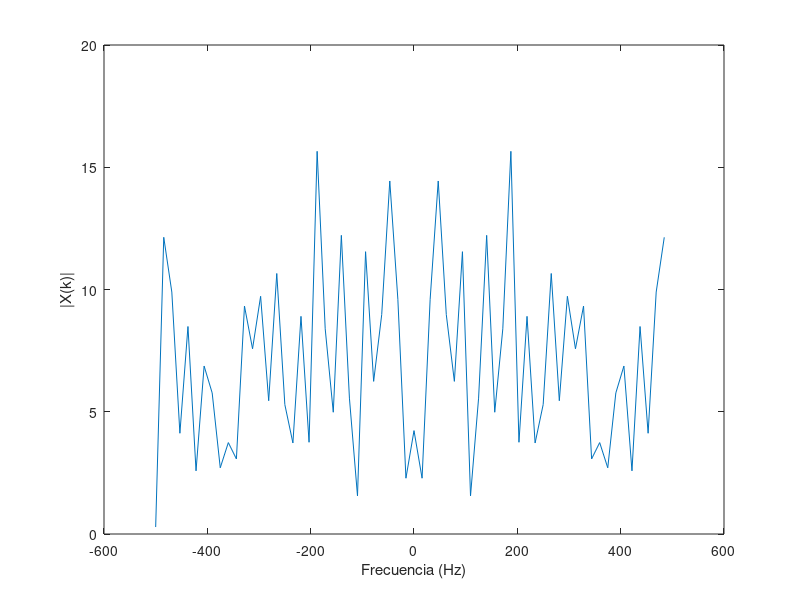

Write the MATLAB code that produced this figure. (Note: this script raises an error after producing the figure.)
%%%%%%%%%%%%%%%%%%%%%%%%%%%%%%%%%%%%%%%%%%%%%%%%%%%%%%%%%%%%
%%%%%%%%%%%%%%  PARTE 1: Convolución Circular %%%%%%%%%%%%%%
%%%%%%%%%%%%%%%%%%%%%%%%%%%%%%%%%%%%%%%%%%%%%%%%%%%%%%%%%%%%

% PREGUNTA 1

% Parámetros
N = 64;        % Longitud de x[n], puede ajustarse
Ts = 1e-3;     % Periodo de muestreo

% Generar señal aleatoria x[n]
x = randn(N, 1);

% Calcular su espectro X(k)
X = fftshift(fft(x));

% Vector de frecuencia para graficar
Fs = 1/Ts;
f = (-N/2:N/2-1)*(Fs/N);

% Graficar el espectro de x[n]
figure;
plot(f, abs(X));
xlabel("Frecuencia (Hz)");
ylabel("|X(k)|");
xline(0)
title("Espectro de x[n]");


% PREGUNTA 2

% Respuesta al impulso del canal h[n]
h = [-0.1, 0.3, -0.5, 0.7, -0.9, 0.7, -0.5, 0.3, -0.1]';

% Llenar con ceros h[n] hasta longitud N
h_padded = [h; zeros(N - length(h), 1)];

% Calcular su espectro H(k)
H = fftshift(fft(h_padded));

% Graficar el espectro de h[n]
figure;
plot(f, abs(H));
xlabel("Frecuencia (Hz)");
ylabel("|H(k)|");
title("Espectro de h[n]");


% PREGUNTA 3

% Convolución lineal
y = conv(x, h);

% Calcular su FFT de N puntos
Y = fftshift(fft(y, N));

% Graficar el espectro de y[n]
figure;
plot(f, abs(Y));
xlabel("Frecuencia (Hz)");
ylabel("|Y_L(k)|");
title("Espectro de y_L[n] (Convolución Lineal)");


% PREGUNTA 4

% Convolución circular
yc = cconv(x, h, N);  % Convolución circular de N puntos

% Calcular su espectro Yc(k)
Yc = fftshift(fft(yc));

% Graficar el espectro de yc[n]
figure;
plot(f, abs(Yc));
xlabel("Frecuencia (Hz)");
ylabel("|Y_c(k)|");
title("Espectro de y_c[n] (Convolución Circular)");


% PREGUNTA 5

% Calcular el producto X(k) * H(k)
XH = X .* H;

% Comparación entre X(k)*H(k) y Y(k)
figure;
subplot(1,2,1);
plot(f, abs(XH), f, abs(Y));
xlabel("Frecuencia (Hz)");
ylabel("Magnitud");
title("Comparación de X(k)*H(k) y Y_L(k)");
legend("|X(k)*H(k)|", "|Y_L(k)|");

% Comparación entre X(k)*H(k) y Yc(k)
subplot(1,2,2);
plot(f, abs(XH), f, abs(Yc));
xlabel("Frecuencia (Hz)");
ylabel("Magnitud");
title("Comparación de X(k)*H(k) y Y_c(k)");
legend("|X(k)*H(k)|", "|Y_c(k)|");


% PREGUNTA 6

% Longitud del prefijo cíclico (debe ser >= longitud de h[n]-1)
L = length(h) - 1;

% Construir prefijo cíclico a partir de las últimas L muestras de x[n]
cyclic_prefix = x(end-L+1:end);

% Extender x[n] con prefijo cíclico
x_ext = [cyclic_prefix; x];

figure;
hold on;
plot(-L:N-1, x_ext, "b")
plot(0:N-1, x, "r");
xlabel("n");
ylabel("x[n]");
legend("x_{ext}[n]", "x[n]");
title("Señal x[n] y x_{ext}[n] con Prefijo Cíclico");
hold off;


% PREGUNTA 7

% Longitud óptima del prefijo cíclico es L = length(h) - 1
fprintf("Longitud elegida del prefijo cíclico: %d\n", L);

% Convolución lineal con la señal extendida
y_ext = conv(x_ext, h);

% Eliminar las primeras L muestras para extraer el resultado de la convolución circular
yc_extracted = y_ext(L+1:L+N);


figure;
hold on;
plot(-L:N+L-1, y_ext, "b")
plot(0:N-1, yc_extracted, "r");
xlabel("n");
ylabel("x[n]");
xlim([-L, N+L-1])
legend("y_{ext}[n]", "y_c[n]");
title("Convolución circular extraída de la lineal");
hold off;

Yc_extracted = fftshift(fft(yc_extracted));

% Comparación entre X(k)*H(k) y Yc(k) extraído
figure;
plot(f, abs(XH), f, abs(Yc_extracted));
xlabel("Frecuencia (Hz)");
ylabel("Magnitud");
legend("|X(k)*H(k)|", "|Y_{c,extracted}(k)|");
title("Comparación de X(k)*H(k) y Y_{c,extracted}(k)");



%%%%%%%%%%%%%%%%%%%%%%%%%%%%%%%%%%%%%%%%%%%%%%%%%%%%%%%%%%%%
%%%%%%%%%%%%%%%%%%  PARTE 2: Ecualización %%%%%%%%%%%%%%%%%%
%%%%%%%%%%%%%%%%%%%%%%%%%%%%%%%%%%%%%%%%%%%%%%%%%%%%%%%%%%%%

% PREGUNTA 1

% Parámetros de OFDM
NFFT = 128;           % Tamaño de FFT
l_cp = 16;             % Longitud del prefijo cíclico
Nofdm = 100;          % Número de símbolos OFDM
Nf = 10;            % Número de subportadoras de datos
m_ary = 4;            % Modulación QPSK

% Respuesta al impulso del canal h[n]
h = [-0.1, 0.3, -0.5, 0.7, -0.9, 0.7, -0.5, 0.3, -0.1]';
H = fft(h, NFFT);

% Generar bits aleatorios
numBits = Nf * Nofdm * log2(m_ary);
bits = randi([0 1], numBits, 1);

% Modulación QPSK
mod = moduladorQPSK(bits);
mod = reshape(mod, Nf, Nofdm);

% Inicializar la matriz de símbolos OFDM
X = zeros(NFFT, Nofdm);

% Mapear símbolos a subportadoras
X(2:Nf+1, :) = mod;

% Modulación OFDM (IFFT)
ofdm_mod = ifft(X, NFFT);

% Agregar intervalo de guarda lleno de ceros
ofdm_with_guard = [zeros(l_cp, Nofdm); ofdm_mod];

% Serializar los símbolos OFDM
s = ofdm_with_guard(:);

% PREGUNTA 2

% Transmitir a través del canal
s_rx = conv(s, h);
s_rx = s_rx(1:length(s));

% Remodelar la señal recibida
s_rx_matrix = reshape(s_rx, NFFT + l_cp, Nofdm);

% Eliminar el intervalo de guarda
received_mod = s_rx_matrix(l_cp+1:end, :);

% Demodulación OFDM (FFT)
Y = fft(received_mod, NFFT);

size(Y)
size(repmat(H.', 1, Nofdm))

% Ecualización en el dominio de frecuencia
Y_eq = Y ./ repmat(H, 1, Nofdm);

% Extraer las subportadoras de datos
received_data = Y_eq(2:Nf+1, :);
received_data = received_data(:);

% Demodulación QPSK
received_bits = demoduladorQPSK(received_data);

% Calcular BER
num_errors = sum(bits ~= received_bits);
bit_error_rate = num_errors / numBits;
fprintf("Caso a) BER con intervalo de guarda en cero: %f\n", bit_error_rate);

% Diagrama de constelación
figure;
subplot(1,2,1);
plot(real(mod), imag(mod), "o");
title("Constelación Transmitida");
xlabel("En Fase");
ylabel("En Cuadratura");
axis square;

subplot(1,2,2);
plot(real(received_data), imag(received_data), "o");
title("Constelación Recibida (Caso a)");
xlabel("En Fase");
ylabel("En Cuadratura");
axis square;

%%%%%%%%%%%%%%%%%%%%%%%%%%%%%%%%%%%%%%%%%%%%%%%%%%%%%%%%%%%%
%%%%%%%%%%%%  PARTE B: Intervalo de guarda con 0 %%%%%%%%%%%%%%%%%%
%%%%%%%%%%%%%%%%%%%%%%%%%%%%%%%%%%%%%%%%%%%%%%%%%%%%%%%%%%%%

% Actualizar l_cp para el Caso b)
l_cp = 4;  % Longitud del prefijo cíclico menor al canal

% Modulación QPSK
mod_b = moduladorQPSK(bits);

% Remodelar símbolos en subportadoras x símbolos OFDM
mod_b = reshape(mod_b, Nf, Nofdm);

% Inicializar la matriz de símbolos OFDM
X_b = zeros(NFFT, Nofdm);

% Mapear símbolos a subportadoras
X_b(2:Nf+1, :) = mod_b;

% Modulación OFDM (IFFT)
ofdm_mod_b = ifft(X_b, NFFT);

% Agregar prefijo cíclico (copia de las últimas l_cp muestras)
cyclic_prefix_b = ofdm_mod_b(end-l_cp+1:end, :);
ofdm_with_cp_b = [cyclic_prefix_b; ofdm_mod_b];

% Serializar los símbolos OFDM
s_b = ofdm_with_cp_b(:);

% Transmitir a través del canal
s_rx_b = conv(s_b, h);
s_rx_b = s_rx_b(1:length(s_b));

% Remodelar la señal recibida
s_rx_matrix_b = reshape(s_rx_b, NFFT + l_cp, Nofdm);

% Eliminar el prefijo cíclico
received_mod_b = s_rx_matrix_b(l_cp+1:end, :);

% Demodulación OFDM (FFT)
Y_b = fft(received_mod_b, NFFT);

% Ecualización en el dominio de frecuencia
Y_eq_b = Y_b ./ repmat(H, 1, Nofdm);

% Extraer las subportadoras de datos
received_data_b = Y_eq_b(2:Nf+1, :);
received_data_b = received_data_b(:);

% Demodulación QPSK
received_bits_b = demoduladorQPSK(received_data_b);

% Calcular BER
num_errors_b = sum(bits ~= received_bits_b);
bit_error_rate_b = num_errors_b / numBits;
fprintf("Caso b) BER con prefijo cíclico corto: %f\n", bit_error_rate_b);

% Diagrama de constelación
figure;
subplot(1,2,1);
plot(real(mod_b), imag(mod_b), "o");
title("Constelación Transmitida");
xlabel("En Fase");
ylabel("En Cuadratura");
axis square;

subplot(1,2,2);
plot(real(received_data_b), imag(received_data_b), "o");
title("Constelación Recibida (Caso b)");
xlabel("En Fase");
ylabel("En Cuadratura");
axis square;

%%%%%%%%%%%%%%%%%%%%%%%%%%%%%%%%%%%%%%%%%%%%%%%%%%%%%%%%%%%%
%%%%%%%%%%%%  PARTE C:  %%%%%%%%%%%%%%%%%%
%%%%%%%%%%%%%%%%%%%%%%%%%%%%%%%%%%%%%%%%%%%%%%%%%%%%%%%%%%%%

% Actualizar l_cp para el Caso c)
l_cp = 16;  % Longitud del prefijo cíclico igual o mayor al canal

% Modulación QPSK
mod_c = moduladorQPSK(bits);

% Remodelar símbolos en subportadoras x símbolos OFDM
mod_c = reshape(mod_c, Nf, Nofdm);

% Inicializar la matriz de símbolos OFDM
X_c = zeros(NFFT, Nofdm);

% Mapear símbolos a subportadoras
X_c(2:Nf+1, :) = mod_c;

% Modulación OFDM (IFFT)
ofdm_mod_c = ifft(X_c, NFFT);

% Agregar prefijo cíclico (copia de las últimas l_cp muestras)
cyclic_prefix_c = ofdm_mod_c(end-l_cp+1:end, :);
ofdm_with_cp_c = [cyclic_prefix_c; ofdm_mod_c];

% Serializar los símbolos OFDM
s_c = ofdm_with_cp_c(:);

% Transmitir a través del canal
s_rx_c = conv(s_c, h);
s_rx_c = s_rx_c(1:length(s_c));

% Remodelar la señal recibida
s_rx_matrix_c = reshape(s_rx_c, NFFT + l_cp, Nofdm);

% Eliminar el prefijo cíclico
received_mod_c = s_rx_matrix_c(l_cp+1:end, :);

% Demodulación OFDM (FFT)
Y_c = fft(received_mod_c, NFFT);

% Ecualización en el dominio de frecuencia
Y_eq_c = Y_c ./ repmat(H, 1, Nofdm);

% Extraer las subportadoras de datos
received_data_c = Y_eq_c(2:Nf+1, :);
received_data_c = received_data_c(:);

% Demodulación QPSK
received_bits_c = demoduladorQPSK(received_data_c);

% Calcular BER
num_errors_c = sum(bits ~= received_bits_c);
bit_error_rate_c = num_errors_c / numBits;
fprintf("Caso c) BER con prefijo cíclico suficiente: %f\n", bit_error_rate_c);

% Diagrama de constelación
figure;
subplot(1,2,1);
plot(real(mod_c), imag(mod_c), "o");
title("Constelación Transmitida");
xlabel("En Fase");
ylabel("En Cuadratura");
axis square;

subplot(1,2,2);
plot(real(received_data_c), imag(received_data_c), "o");
title("Constelación Recibida (Caso c)");
xlabel("En Fase");
ylabel("En Cuadratura");
axis square;